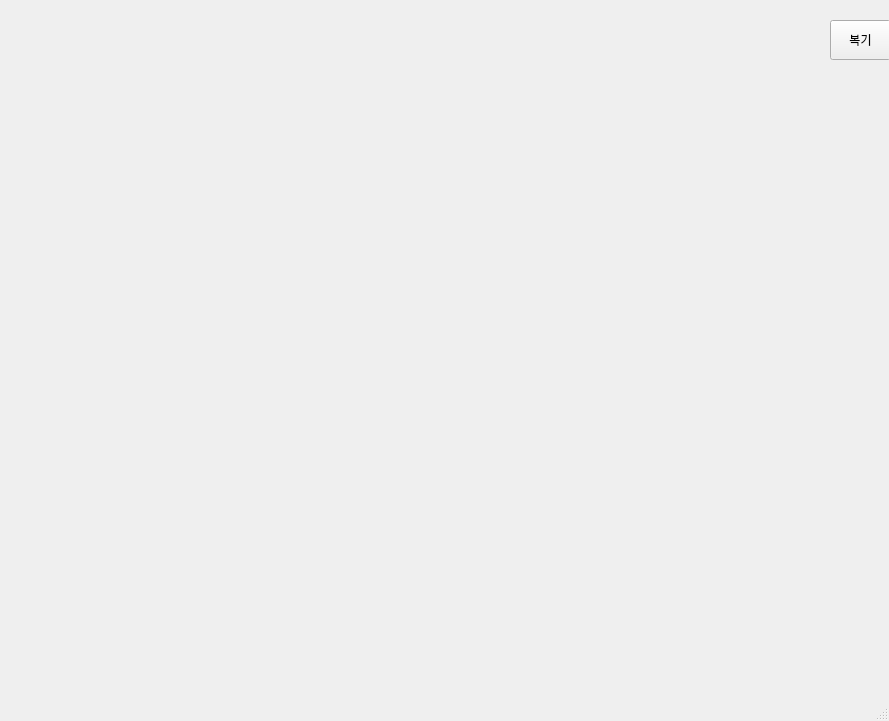
<?xml version="1.0" encoding="UTF-8"?>
<ui version="4.0">
 <class>MainWindow</class>
 <widget class="QMainWindow" name="MainWindow">
  <property name="geometry">
   <rect>
    <x>0</x>
    <y>0</y>
    <width>889</width>
    <height>721</height>
   </rect>
  </property>
  <property name="windowTitle">
   <string>MainWindow</string>
  </property>
  <widget class="QWidget" name="centralwidget">
   <widget class="QPushButton" name="pbReset">
    <property name="geometry">
     <rect>
      <x>830</x>
      <y>20</y>
      <width>61</width>
      <height>40</height>
     </rect>
    </property>
    <property name="toolTip">
     <string>2,3</string>
    </property>
    <property name="text">
     <string>복기</string>
    </property>
    <property name="iconSize">
     <size>
      <width>40</width>
      <height>40</height>
     </size>
    </property>
   </widget>
  </widget>
  <widget class="QMenuBar" name="menubar">
   <property name="geometry">
    <rect>
     <x>0</x>
     <y>0</y>
     <width>889</width>
     <height>21</height>
    </rect>
   </property>
  </widget>
  <widget class="QStatusBar" name="statusbar"/>
 </widget>
 <resources/>
 <connections/>
</ui>
